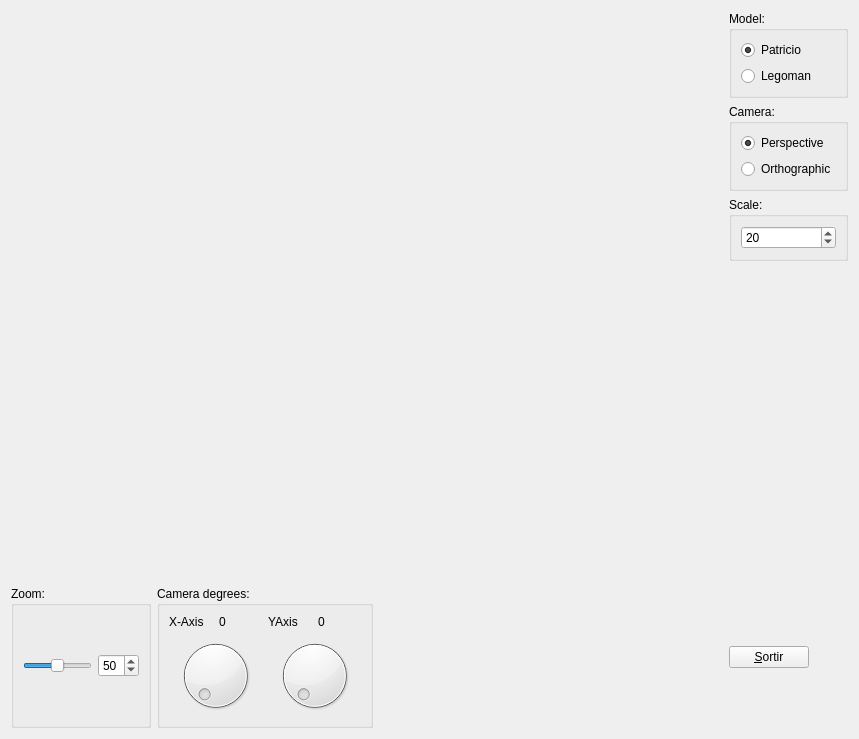
<?xml version="1.0" encoding="UTF-8"?>
<ui version="4.0">
 <class>MyForm</class>
 <widget class="QWidget" name="MyForm">
  <property name="geometry">
   <rect>
    <x>0</x>
    <y>0</y>
    <width>859</width>
    <height>739</height>
   </rect>
  </property>
  <property name="windowTitle">
   <string>IDI-Lab</string>
  </property>
  <layout class="QGridLayout" name="gridLayout_2">
   <item row="0" column="0" rowspan="4" colspan="3">
    <widget class="MyGLWidget" name="widget" native="true">
     <property name="sizePolicy">
      <sizepolicy hsizetype="Expanding" vsizetype="Expanding">
       <horstretch>0</horstretch>
       <verstretch>0</verstretch>
      </sizepolicy>
     </property>
     <property name="minimumSize">
      <size>
       <width>50</width>
       <height>50</height>
      </size>
     </property>
    </widget>
   </item>
   <item row="0" column="3">
    <widget class="QGroupBox" name="groupBox">
     <property name="title">
      <string>Model:</string>
     </property>
     <layout class="QVBoxLayout" name="verticalLayout_3">
      <item>
       <widget class="QRadioButton" name="radioButton">
        <property name="text">
         <string>Patricio</string>
        </property>
        <property name="checked">
         <bool>true</bool>
        </property>
       </widget>
      </item>
      <item>
       <widget class="QRadioButton" name="radioButton_2">
        <property name="text">
         <string>Legoman</string>
        </property>
       </widget>
      </item>
     </layout>
    </widget>
   </item>
   <item row="1" column="3">
    <widget class="QGroupBox" name="groupBox_2">
     <property name="title">
      <string>Camera:</string>
     </property>
     <layout class="QVBoxLayout" name="verticalLayout">
      <item>
       <widget class="QRadioButton" name="radioButton_3">
        <property name="text">
         <string>Perspective</string>
        </property>
        <property name="checked">
         <bool>true</bool>
        </property>
       </widget>
      </item>
      <item>
       <widget class="QRadioButton" name="radioButton_4">
        <property name="text">
         <string>Orthographic</string>
        </property>
       </widget>
      </item>
     </layout>
    </widget>
   </item>
   <item row="2" column="3">
    <widget class="QGroupBox" name="groupBox_4">
     <property name="title">
      <string>Scale:</string>
     </property>
     <layout class="QVBoxLayout" name="verticalLayout_2">
      <item>
       <widget class="QSpinBox" name="spinBox_2">
        <property name="maximum">
         <number>500</number>
        </property>
        <property name="value">
         <number>20</number>
        </property>
       </widget>
      </item>
     </layout>
    </widget>
   </item>
   <item row="3" column="3">
    <spacer name="verticalSpacer">
     <property name="orientation">
      <enum>Qt::Vertical</enum>
     </property>
     <property name="sizeHint" stdset="0">
      <size>
       <width>17</width>
       <height>339</height>
      </size>
     </property>
    </spacer>
   </item>
   <item row="4" column="0">
    <widget class="QGroupBox" name="groupBox_3">
     <property name="title">
      <string>Zoom:</string>
     </property>
     <layout class="QHBoxLayout" name="horizontalLayout">
      <item>
       <widget class="QSlider" name="horizontalSlider">
        <property name="value">
         <number>50</number>
        </property>
        <property name="orientation">
         <enum>Qt::Horizontal</enum>
        </property>
       </widget>
      </item>
      <item>
       <widget class="QSpinBox" name="spinBox">
        <property name="value">
         <number>50</number>
        </property>
       </widget>
      </item>
     </layout>
    </widget>
   </item>
   <item row="4" column="1">
    <widget class="QGroupBox" name="groupBox_5">
     <property name="title">
      <string>Camera degrees:</string>
     </property>
     <layout class="QGridLayout" name="gridLayout">
      <item row="0" column="0">
       <layout class="QHBoxLayout" name="horizontalLayout_2">
        <item>
         <widget class="QLabel" name="label">
          <property name="text">
           <string>X-Axis</string>
          </property>
         </widget>
        </item>
        <item>
         <widget class="QLabel" name="label_3">
          <property name="text">
           <string>0</string>
          </property>
         </widget>
        </item>
       </layout>
      </item>
      <item row="0" column="1">
       <layout class="QHBoxLayout" name="horizontalLayout_3">
        <item>
         <widget class="QLabel" name="label_2">
          <property name="text">
           <string>YAxis</string>
          </property>
         </widget>
        </item>
        <item>
         <widget class="QLabel" name="label_4">
          <property name="text">
           <string>0</string>
          </property>
         </widget>
        </item>
       </layout>
      </item>
      <item row="1" column="0">
       <widget class="QDial" name="dial">
        <property name="maximum">
         <number>359</number>
        </property>
       </widget>
      </item>
      <item row="1" column="1">
       <widget class="QDial" name="dial_2">
        <property name="maximum">
         <number>359</number>
        </property>
       </widget>
      </item>
     </layout>
    </widget>
   </item>
   <item row="4" column="2">
    <spacer name="horizontalSpacer">
     <property name="orientation">
      <enum>Qt::Horizontal</enum>
     </property>
     <property name="sizeHint" stdset="0">
      <size>
       <width>359</width>
       <height>17</height>
      </size>
     </property>
    </spacer>
   </item>
   <item row="4" column="3">
    <widget class="QPushButton" name="pushButton">
     <property name="sizePolicy">
      <sizepolicy hsizetype="Fixed" vsizetype="Fixed">
       <horstretch>0</horstretch>
       <verstretch>0</verstretch>
      </sizepolicy>
     </property>
     <property name="text">
      <string>&amp;Sortir</string>
     </property>
    </widget>
   </item>
  </layout>
 </widget>
 <customwidgets>
  <customwidget>
   <class>MyGLWidget</class>
   <extends>QWidget</extends>
   <header>MyGLWidget.h</header>
   <container>1</container>
   <slots>
    <signal>getZoom(int)</signal>
    <signal>sendPerspective(bool)</signal>
    <signal>sendOrthographic(bool)</signal>
    <signal>getScale(int)</signal>
    <signal>getXAxis(int)</signal>
    <signal>getYAxis(int)</signal>
    <slot>setZoom(int)</slot>
    <slot>setPatricio()</slot>
    <slot>setLegoman()</slot>
    <slot>setPerspective()</slot>
    <slot>setOrthographic()</slot>
    <slot>setScale(int)</slot>
    <slot>setYAxis(int)</slot>
    <slot>setXAxis(int)</slot>
   </slots>
  </customwidget>
 </customwidgets>
 <resources/>
 <connections>
  <connection>
   <sender>pushButton</sender>
   <signal>clicked()</signal>
   <receiver>MyForm</receiver>
   <slot>close()</slot>
   <hints>
    <hint type="sourcelabel">
     <x>804</x>
     <y>675</y>
    </hint>
    <hint type="destinationlabel">
     <x>590</x>
     <y>500</y>
    </hint>
   </hints>
  </connection>
  <connection>
   <sender>horizontalSlider</sender>
   <signal>valueChanged(int)</signal>
   <receiver>spinBox</receiver>
   <slot>setValue(int)</slot>
   <hints>
    <hint type="sourcelabel">
     <x>89</x>
     <y>680</y>
    </hint>
    <hint type="destinationlabel">
     <x>136</x>
     <y>685</y>
    </hint>
   </hints>
  </connection>
  <connection>
   <sender>spinBox</sender>
   <signal>valueChanged(int)</signal>
   <receiver>horizontalSlider</receiver>
   <slot>setValue(int)</slot>
   <hints>
    <hint type="sourcelabel">
     <x>136</x>
     <y>685</y>
    </hint>
    <hint type="destinationlabel">
     <x>89</x>
     <y>680</y>
    </hint>
   </hints>
  </connection>
  <connection>
   <sender>horizontalSlider</sender>
   <signal>valueChanged(int)</signal>
   <receiver>widget</receiver>
   <slot>setZoom(int)</slot>
   <hints>
    <hint type="sourcelabel">
     <x>89</x>
     <y>680</y>
    </hint>
    <hint type="destinationlabel">
     <x>67</x>
     <y>391</y>
    </hint>
   </hints>
  </connection>
  <connection>
   <sender>spinBox</sender>
   <signal>valueChanged(int)</signal>
   <receiver>widget</receiver>
   <slot>setZoom(int)</slot>
   <hints>
    <hint type="sourcelabel">
     <x>136</x>
     <y>685</y>
    </hint>
    <hint type="destinationlabel">
     <x>212</x>
     <y>391</y>
    </hint>
   </hints>
  </connection>
  <connection>
   <sender>widget</sender>
   <signal>getZoom(int)</signal>
   <receiver>horizontalSlider</receiver>
   <slot>setValue(int)</slot>
   <hints>
    <hint type="sourcelabel">
     <x>146</x>
     <y>301</y>
    </hint>
    <hint type="destinationlabel">
     <x>89</x>
     <y>680</y>
    </hint>
   </hints>
  </connection>
  <connection>
   <sender>widget</sender>
   <signal>getZoom(int)</signal>
   <receiver>spinBox</receiver>
   <slot>setValue(int)</slot>
   <hints>
    <hint type="sourcelabel">
     <x>278</x>
     <y>351</y>
    </hint>
    <hint type="destinationlabel">
     <x>136</x>
     <y>685</y>
    </hint>
   </hints>
  </connection>
  <connection>
   <sender>radioButton</sender>
   <signal>pressed()</signal>
   <receiver>widget</receiver>
   <slot>setPatricio()</slot>
   <hints>
    <hint type="sourcelabel">
     <x>837</x>
     <y>63</y>
    </hint>
    <hint type="destinationlabel">
     <x>475</x>
     <y>44</y>
    </hint>
   </hints>
  </connection>
  <connection>
   <sender>radioButton_2</sender>
   <signal>pressed()</signal>
   <receiver>widget</receiver>
   <slot>setLegoman()</slot>
   <hints>
    <hint type="sourcelabel">
     <x>837</x>
     <y>92</y>
    </hint>
    <hint type="destinationlabel">
     <x>467</x>
     <y>74</y>
    </hint>
   </hints>
  </connection>
  <connection>
   <sender>widget</sender>
   <signal>sendPerspective(bool)</signal>
   <receiver>radioButton_3</receiver>
   <slot>setChecked(bool)</slot>
   <hints>
    <hint type="sourcelabel">
     <x>673</x>
     <y>151</y>
    </hint>
    <hint type="destinationlabel">
     <x>770</x>
     <y>153</y>
    </hint>
   </hints>
  </connection>
  <connection>
   <sender>widget</sender>
   <signal>sendOrthographic(bool)</signal>
   <receiver>radioButton_4</receiver>
   <slot>setChecked(bool)</slot>
   <hints>
    <hint type="sourcelabel">
     <x>718</x>
     <y>190</y>
    </hint>
    <hint type="destinationlabel">
     <x>768</x>
     <y>181</y>
    </hint>
   </hints>
  </connection>
  <connection>
   <sender>radioButton_3</sender>
   <signal>pressed()</signal>
   <receiver>widget</receiver>
   <slot>setPerspective()</slot>
   <hints>
    <hint type="sourcelabel">
     <x>790</x>
     <y>152</y>
    </hint>
    <hint type="destinationlabel">
     <x>701</x>
     <y>125</y>
    </hint>
   </hints>
  </connection>
  <connection>
   <sender>radioButton_4</sender>
   <signal>pressed()</signal>
   <receiver>widget</receiver>
   <slot>setOrthographic()</slot>
   <hints>
    <hint type="sourcelabel">
     <x>771</x>
     <y>190</y>
    </hint>
    <hint type="destinationlabel">
     <x>703</x>
     <y>206</y>
    </hint>
   </hints>
  </connection>
  <connection>
   <sender>spinBox_2</sender>
   <signal>valueChanged(int)</signal>
   <receiver>widget</receiver>
   <slot>setScale(int)</slot>
   <hints>
    <hint type="sourcelabel">
     <x>837</x>
     <y>270</y>
    </hint>
    <hint type="destinationlabel">
     <x>396</x>
     <y>530</y>
    </hint>
   </hints>
  </connection>
  <connection>
   <sender>widget</sender>
   <signal>getScale(int)</signal>
   <receiver>spinBox_2</receiver>
   <slot>setValue(int)</slot>
   <hints>
    <hint type="sourcelabel">
     <x>369</x>
     <y>544</y>
    </hint>
    <hint type="destinationlabel">
     <x>837</x>
     <y>270</y>
    </hint>
   </hints>
  </connection>
  <connection>
   <sender>dial_2</sender>
   <signal>valueChanged(int)</signal>
   <receiver>label_4</receiver>
   <slot>setNum(int)</slot>
   <hints>
    <hint type="sourcelabel">
     <x>323</x>
     <y>677</y>
    </hint>
    <hint type="destinationlabel">
     <x>321</x>
     <y>642</y>
    </hint>
   </hints>
  </connection>
  <connection>
   <sender>dial</sender>
   <signal>valueChanged(int)</signal>
   <receiver>label_3</receiver>
   <slot>setNum(int)</slot>
   <hints>
    <hint type="sourcelabel">
     <x>227</x>
     <y>688</y>
    </hint>
    <hint type="destinationlabel">
     <x>219</x>
     <y>639</y>
    </hint>
   </hints>
  </connection>
  <connection>
   <sender>dial_2</sender>
   <signal>valueChanged(int)</signal>
   <receiver>widget</receiver>
   <slot>setYAxis(int)</slot>
   <hints>
    <hint type="sourcelabel">
     <x>343</x>
     <y>668</y>
    </hint>
    <hint type="destinationlabel">
     <x>399</x>
     <y>547</y>
    </hint>
   </hints>
  </connection>
  <connection>
   <sender>dial</sender>
   <signal>valueChanged(int)</signal>
   <receiver>widget</receiver>
   <slot>setXAxis(int)</slot>
   <hints>
    <hint type="sourcelabel">
     <x>226</x>
     <y>683</y>
    </hint>
    <hint type="destinationlabel">
     <x>241</x>
     <y>525</y>
    </hint>
   </hints>
  </connection>
  <connection>
   <sender>widget</sender>
   <signal>getYAxis(int)</signal>
   <receiver>dial_2</receiver>
   <slot>setValue(int)</slot>
   <hints>
    <hint type="sourcelabel">
     <x>349</x>
     <y>550</y>
    </hint>
    <hint type="destinationlabel">
     <x>345</x>
     <y>669</y>
    </hint>
   </hints>
  </connection>
  <connection>
   <sender>widget</sender>
   <signal>getXAxis(int)</signal>
   <receiver>dial</receiver>
   <slot>setValue(int)</slot>
   <hints>
    <hint type="sourcelabel">
     <x>239</x>
     <y>438</y>
    </hint>
    <hint type="destinationlabel">
     <x>218</x>
     <y>677</y>
    </hint>
   </hints>
  </connection>
  <connection>
   <sender>widget</sender>
   <signal>getXAxis(int)</signal>
   <receiver>label_3</receiver>
   <slot>setNum(int)</slot>
   <hints>
    <hint type="sourcelabel">
     <x>264</x>
     <y>502</y>
    </hint>
    <hint type="destinationlabel">
     <x>242</x>
     <y>635</y>
    </hint>
   </hints>
  </connection>
  <connection>
   <sender>widget</sender>
   <signal>getYAxis(int)</signal>
   <receiver>label_4</receiver>
   <slot>setNum(int)</slot>
   <hints>
    <hint type="sourcelabel">
     <x>379</x>
     <y>447</y>
    </hint>
    <hint type="destinationlabel">
     <x>339</x>
     <y>636</y>
    </hint>
   </hints>
  </connection>
 </connections>
</ui>
